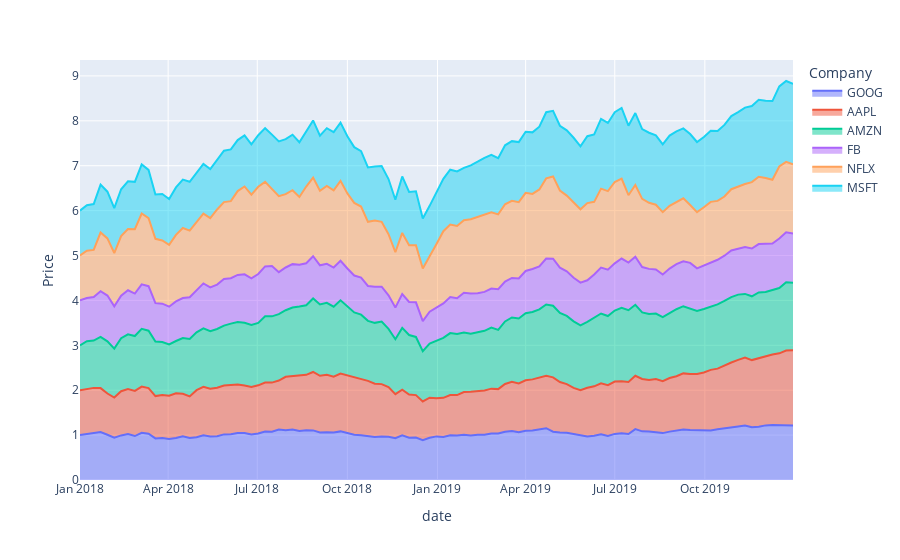

Notebook source saved alongside this figure:
### Code cell
fig = px.area(df1, x="date", y="Price", color="Company")
fig.show()
